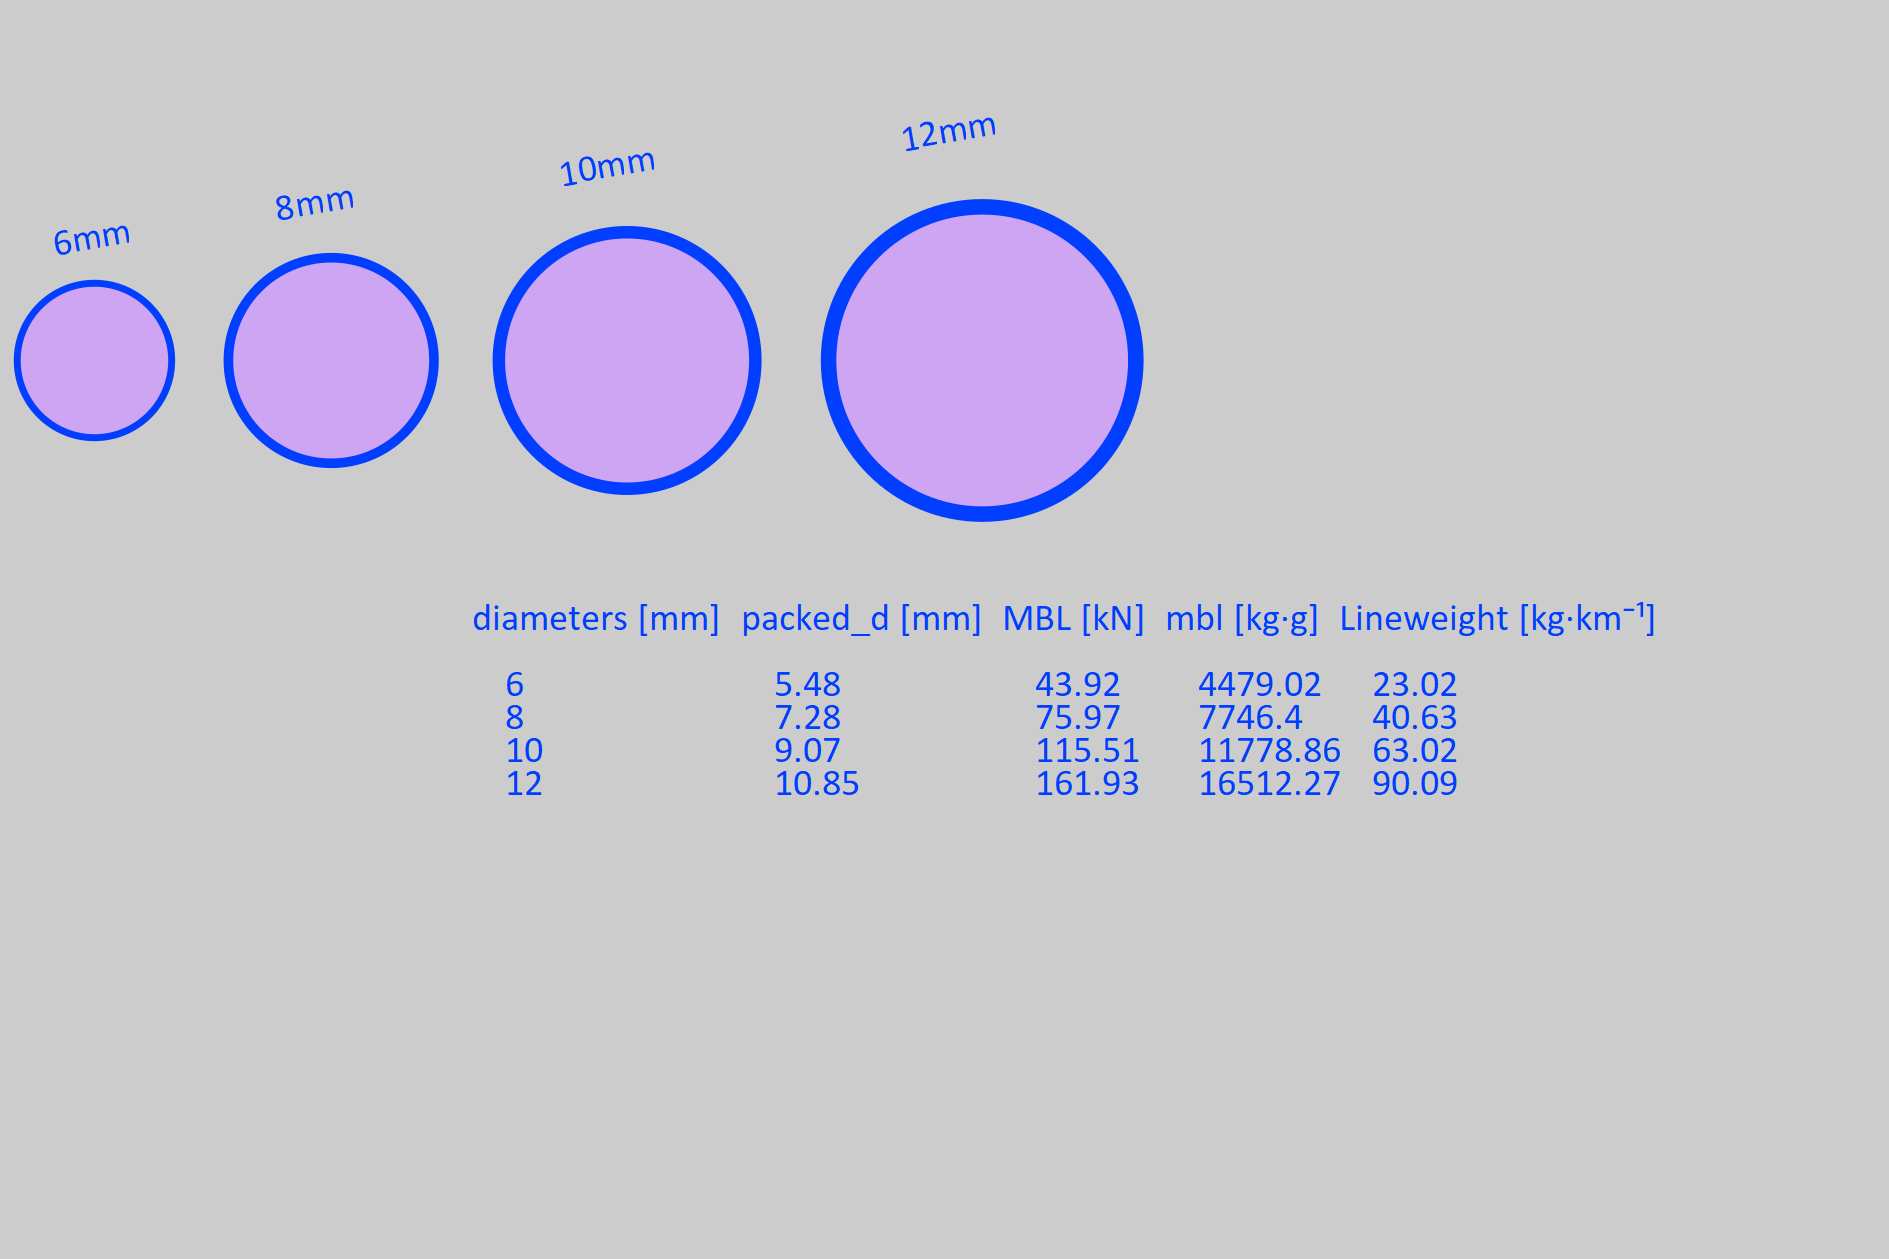

The Julia source for this figure:
import MechanicalSketch
import MechanicalSketch: color_with_luminance, empty_figure, background, sethue, O, WI, HE, finish,
    PALETTE,
    m, mm, km, kg, rope_breaking_strength, rope_weight,
    text_table, area_filled, set_scale_sketch, circle, °, text, g
let
BACKCOLOR = color_with_luminance(PALETTE[8], 0.8);
function restart()
    empty_figure(joinpath(@__DIR__, "test_18.png"))
    background(BACKCOLOR)
    sethue(PALETTE[1])
end
restart()
diameters = [6mm, 8mm, 10mm, 12mm]
mbls = rope_breaking_strength.(diameters)
weights = rope_weight.(diameters) |> kg/km
circleradius(A) = sqrt(A/π)
radius_filled = circleradius.(area_filled.(diameters))

pos = O - (0.25WI, 0.0)
text_table(pos, diameters = diameters,
                packed_d = 2 .* radius_filled,
                MBL = mbls,
                mbl = mbls .|> g,
                Lineweight = weights)

#
# Draw the rope cross sections
#

set_scale_sketch(sum(diameters) * 1.3, HE)
# Horizontal positions per rope
pts = let
    posx = [0.0]mm
    pop!(posx)
    for (i,d) in enumerate(diameters)
        p = if i == 1
                -0.45 * MechanicalSketch.WI * MechanicalSketch.SCALEDIST
        else
            posx[i-1] + max(5.0mm, d*1.1)
        end
        push!(posx, p)
    end
    pts = map(x-> O +(x, 10.0mm), posx)
end
let
    circle.(pts, 0.5 .* diameters ,:fill)
    labs = string.(diameters)
    plabs = map(diameters, pts) do d, p
        offset = (-0.25 , 0.65 ) .* d
        p + offset
    end
    text.(labs, plabs, 10.0°)
end
# Plot packed area
let
    sethue(color_with_luminance(PALETTE[5], 0.8))
    circle.(pts , radius_filled, :fill)
end

finish()
set_scale_sketch()

nothing
end